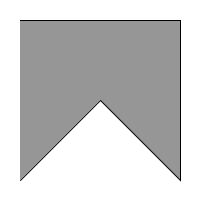
Frame 1 (no input)
Frame 60 (the mouse pressed at the canvas centre just before this capture): identical to frame 1, image omitted
Frame 120 (the mouse held since frame 60 and released just before this capture): identical to frame 1, image omitted

The Processing sketch that drew this single still picture (run headless with seeded random() and noise(); from frame 60 on, the mouse is pressed at the canvas centre):

// Processing sketch: Test14_3
// ── Test14_3.pde
void setup(){
  size(200,200);
}

void draw(){
  background(255);
  fill(150);
  //noFill();
  stroke(0);
  
  beginShape();
  vertex(20,20);
  vertex(180,20);
  vertex(180,180);
  vertex(100,100);
  vertex(20,180);
  endShape();
}
